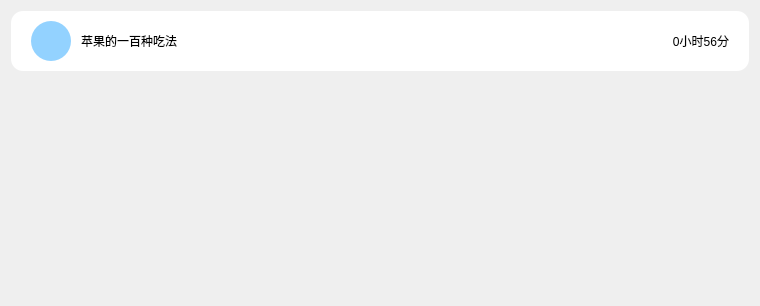
       <widget class="QWidget" name="tj_s_scrollAreaWidgetContents">
        <property name="geometry">
         <rect>
          <x>0</x>
          <y>0</y>
          <width>760</width>
          <height>306</height>
         </rect>
        </property>
        <property name="styleSheet">
         <string notr="true"/>
        </property>
        <layout class="QVBoxLayout" name="verticalLayout_4">
         <item>
          <widget class="QFrame" name="tj_s_Detail">
           <property name="styleSheet">
            <string notr="true">background-color: #FFF;
border-radius: 12px;
</string>
           </property>
           <property name="frameShape">
            <enum>QFrame::StyledPanel</enum>
           </property>
           <property name="frameShadow">
            <enum>QFrame::Raised</enum>
           </property>
           <layout class="QHBoxLayout" name="horizontalLayout_5">
            <property name="spacing">
             <number>10</number>
            </property>
            <property name="leftMargin">
             <number>20</number>
            </property>
            <property name="topMargin">
             <number>10</number>
            </property>
            <property name="rightMargin">
             <number>20</number>
            </property>
            <property name="bottomMargin">
             <number>10</number>
            </property>
            <item>
             <widget class="QPushButton" name="tj_s_d_img">
              <property name="minimumSize">
               <size>
                <width>40</width>
                <height>40</height>
               </size>
              </property>
              <property name="styleSheet">
               <string notr="true">margin:0 0;
background-color: #93D2FF;
border-radius: 20px</string>
              </property>
              <property name="text">
               <string/>
              </property>
              <property name="iconSize">
               <size>
                <width>60</width>
                <height>60</height>
               </size>
              </property>
             </widget>
            </item>
            <item>
             <widget class="QLabel" name="tj_s_d_name">
              <property name="styleSheet">
               <string notr="true">margin:0 0;</string>
              </property>
              <property name="text">
               <string>苹果的一百种吃法</string>
              </property>
             </widget>
            </item>
            <item>
             <spacer name="tj_s_d_horizontalSpacer">
              <property name="orientation">
               <enum>Qt::Horizontal</enum>
              </property>
              <property name="sizeHint" stdset="0">
               <size>
                <width>40</width>
                <height>20</height>
               </size>
              </property>
             </spacer>
            </item>
            <item>
             <widget class="QLabel" name="tj_s_d_learnTime">
              <property name="styleSheet">
               <string notr="true">margin:0 0;</string>
              </property>
              <property name="text">
               <string>0小时56分</string>
              </property>
              <property name="alignment">
               <set>Qt::AlignRight|Qt::AlignTrailing|Qt::AlignVCenter</set>
              </property>
             </widget>
            </item>
           </layout>
          </widget>
         </item>
         <item>
          <spacer name="tj_s_verticalSpacer">
           <property name="orientation">
            <enum>Qt::Vertical</enum>
           </property>
           <property name="sizeHint" stdset="0">
            <size>
             <width>20</width>
             <height>40</height>
            </size>
           </property>
          </spacer>
         </item>
        </layout>
       </widget>
